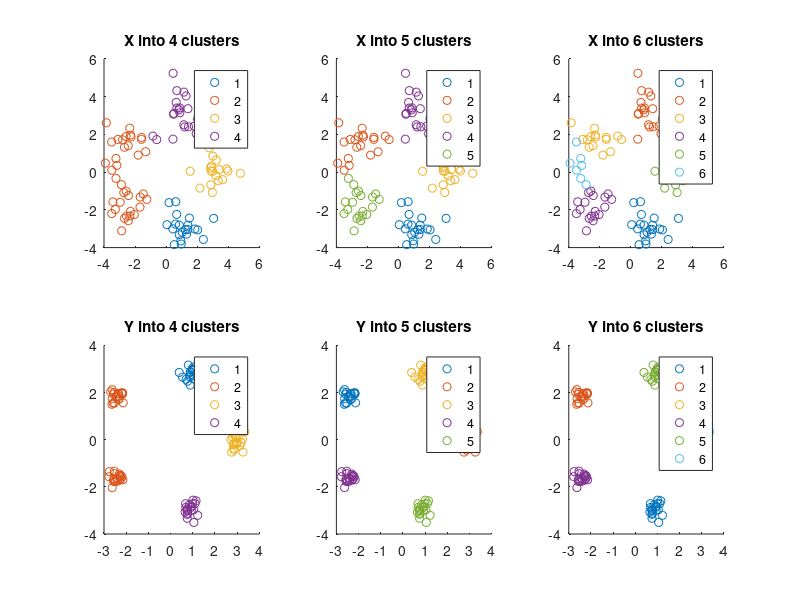

Write the MATLAB code that produced this figure.
load 11HW1_KmeanData.mat
X = X';
Y = Y';
X4 = kmeans(X,4);  X5 = kmeans(X,5);  X6 = kmeans(X,6);
subplot(231)
gscatter(X(:,1),X(:,2),X4);
title('X into 4 clusters')
subplot(232)
gscatter(X(:,1),X(:,2),X5);
title('X into 5 clusters')
subplot(233)
gscatter(X(:,1),X(:,2),X6);
title('X into 6 clusters')
Y4 = kmeans(Y,4);  Y5 = kmeans(Y,5);  Y6 = kmeans(Y,6);
subplot(234)
gscatter(Y(:,1),Y(:,2),Y4);
title('Y into 4 clusters')
subplot(235)
gscatter(Y(:,1),Y(:,2),Y5);
title('Y into 5 clusters')
subplot(236)
gscatter(Y(:,1),Y(:,2),Y6);
title('Y into 6 clusters')